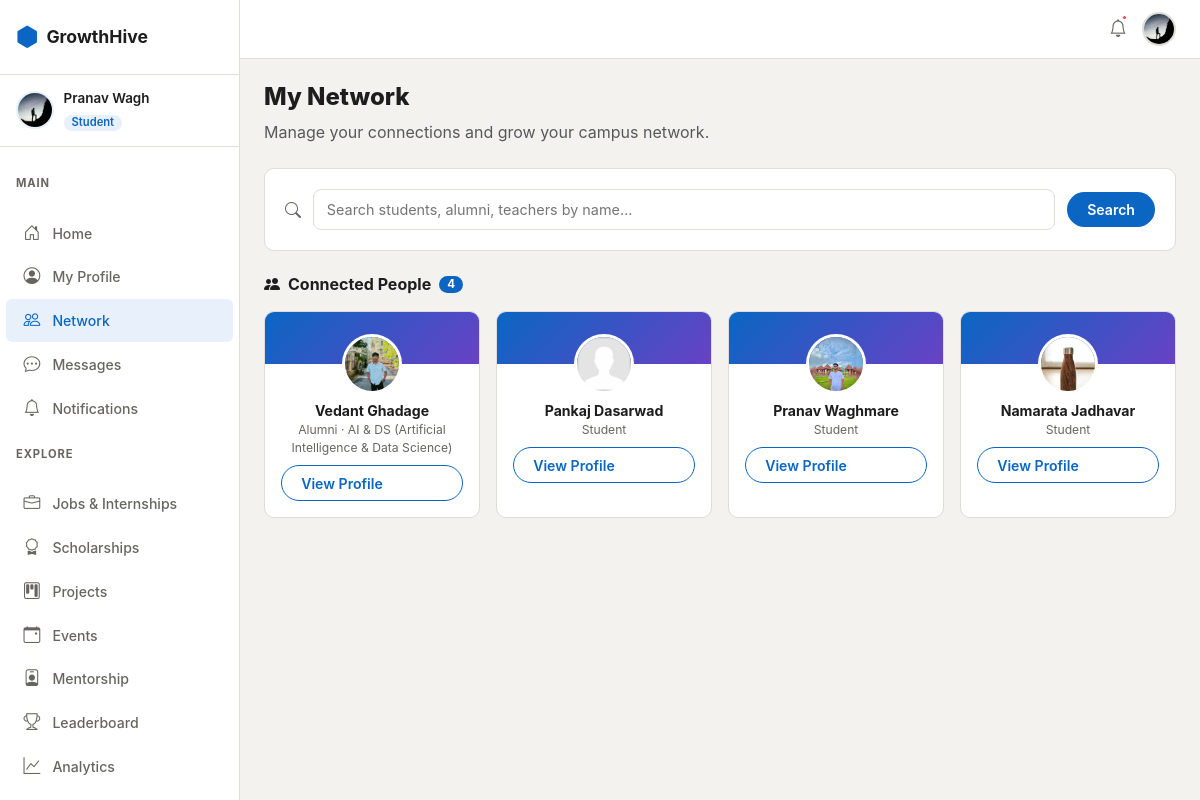
/connections/ (signed in), run on the app's committed database.
### apps/accounts/models.py (models this page shows, shortened)
class User(AbstractUser):
    class Role(models.TextChoices):
        STUDENT = 'student', 'Student'
        ALUMNI  = 'alumni',  'Alumni'
        TEACHER = 'teacher', 'Teacher'
    username   = None
    email      = models.EmailField(unique=True)
    first_name = models.CharField(max_length=50)
    last_name  = models.CharField(max_length=50)
    role = models.CharField(max_length=20, choices=Role.choices, default=Role.STUDENT)
    department = models.CharField(
        max_length=20,
        choices=DEPARTMENT_CHOICES,
        blank=True,
        default='',
    )
    is_email_verified = models.BooleanField(default=False)
    created_at = models.DateTimeField(auto_now_add=True)
    updated_at = models.DateTimeField(auto_now=True)
    USERNAME_FIELD  = 'email'
    REQUIRED_FIELDS = ['first_name', 'last_name']
    objects = UserManager()
    def get_full_name(self):
        return f'{self.first_name} {self.last_name}'.strip()
    @property
    def is_student(self):
        return self.role == self.Role.STUDENT

class Profile(models.Model):
    user = models.OneToOneField(User, on_delete=models.CASCADE, related_name='profile')
    bio    = models.TextField(max_length=500, blank=True)
    avatar = models.ImageField(upload_to='avatars/', blank=True, null=True)
    banner = models.ImageField(upload_to='banners/', blank=True, null=True)
    graduation_year = models.PositiveIntegerField(null=True, blank=True)
    current_year    = models.PositiveSmallIntegerField(null=True, blank=True)
    current_working_company = models.CharField(max_length=200, blank=True)
    working_domain          = models.CharField(max_length=200, blank=True)
    github_url   = models.URLField(blank=True)
    linkedin_url = models.URLField(blank=True)
    website      = models.URLField(blank=True)
    location     = models.CharField(max_length=100, blank=True)
    skills = models.ManyToManyField('Skill', through='UserSkill', blank=True)
    resume = models.FileField(upload_to='resumes/', blank=True, null=True)
    points      = models.PositiveIntegerField(default=0)
    streak_days = models.PositiveIntegerField(default=0)
    last_active = models.DateField(null=True, blank=True)
    is_open_to_work   = models.BooleanField(default=False)
    is_open_to_mentor = models.BooleanField(default=False)
    skill_embedding     = models.JSONField(null=True, blank=True)
    embedding_updated_at = models.DateTimeField(null=True, blank=True)
    created_at = models.DateTimeField(auto_now_add=True)
    updated_at = models.DateTimeField(auto_now=True)
    def get_avatar_url(self):
        if self.avatar:
            return self.avatar.url
        return '/static/images/default-avatar.png'

### apps/connections/models.py (models this page shows, shortened)
class Connection(models.Model):
    class Status(models.TextChoices):
        PENDING  = 'pending',  'Pending'
        ACCEPTED = 'accepted', 'Accepted'
        REJECTED = 'rejected', 'Rejected'
    sender   = models.ForeignKey(
        settings.AUTH_USER_MODEL,
        on_delete=models.CASCADE,
        related_name='sent_requests',
    )
    receiver = models.ForeignKey(
        settings.AUTH_USER_MODEL,
        on_delete=models.CASCADE,
        related_name='received_requests',
    )
    status     = models.CharField(
        max_length=20, choices=Status.choices, default=Status.PENDING
    )
    created_at = models.DateTimeField(auto_now_add=True)
    updated_at = models.DateTimeField(auto_now=True)
    class Meta:
        unique_together = ('sender', 'receiver')
        ordering = ['-created_at']
    @classmethod
    def accepted_ids_for(cls, user):
        qs = cls.objects.filter(
            models.Q(sender=user) | models.Q(receiver=user),
            status=cls.Status.ACCEPTED,
        ).values_list('sender_id', 'receiver_id')
        ids = set()
        for s, r in qs:
            ids.add(s if s != user.pk else r)
        return ids

### apps/connections/views.py (the view)
# urls.py: path('',                                  views.network_view,          name='network'),
@login_required
@verified_required
def network_view(request):
    user = request.user
    pending_received = Connection.objects.filter(
        receiver=user, status=Connection.Status.PENDING
    ).select_related('sender', 'sender__profile')
    pending_sent = Connection.objects.filter(
        sender=user, status=Connection.Status.PENDING
    ).values_list('receiver_id', flat=True)
    accepted = Connection.objects.filter(
        Q(sender=user) | Q(receiver=user),
        status=Connection.Status.ACCEPTED,
    ).select_related('sender', 'sender__profile', 'receiver', 'receiver__profile')
    connected_ids = Connection.accepted_ids_for(user)
    excluded_ids  = connected_ids | set(pending_sent) | {user.pk}
    suggestions = (
        User.objects
        .filter(is_active=True, is_email_verified=True)
        .exclude(pk__in=excluded_ids)
        .select_related('profile')
        .order_by('?')[:24]
    )
    return render(request, 'connections/network.html', {
        'pending_received': pending_received,
        'pending_sent_ids': set(pending_sent),
        'accepted':         accepted,
        'suggestions':      suggestions,
    })

### templates/connections/network.html (shortened to what this page needs)
{% extends 'base.html' %}
{% block content %}
<div class="gh-page-header">
  <h1>My Network</h1>
  <p class="text-muted">Manage your connections and grow your campus network.</p>
</div>
<div class="gh-card mb-4">
  <form method="get" action="{% url 'connections:search' %}" class="gh-people-search-form">
    <i class="bi bi-search"></i>
    <input type="text" name="q" placeholder="Search students, alumni, teachers by name…"
           class="gh-people-search-input"/>
    <button type="submit" class="btn gh-btn-primary">Search</button>
  </form>
</div>
<section class="mb-4">
  <h5 class="gh-section-title">
    <i class="bi bi-people-fill me-2"></i>
    Connected People
    <span class="gh-section-badge">{{ accepted.count }}</span>
  </h5>
  {% if accepted %}
  <div class="gh-people-grid">
    {% for conn in accepted %}
      {% if conn.sender == user %}
        {% with other=conn.receiver %}
        <div class="gh-people-card">
          <div class="gh-people-card-body">
            <a href="{% url 'accounts:profile_detail' other.pk %}">
              <img src="{{ other.profile.get_avatar_url }}" class="gh-people-avatar"/>
            </a>
            <a href="{% url 'accounts:profile_detail' other.pk %}" class="gh-people-name">
              {{ other.get_full_name }}
            </a>
            <span class="gh-people-role">{{ other.get_role_display }}
              {% if other.department %} · {{ other.get_department_display }}{% endif %}
            </span>
            <div class="gh-people-actions mt-2">
              <a href="{% url 'accounts:profile_detail' other.pk %}" class="btn gh-btn-outline w-100">View Profile</a>
            </div>
          </div>
        </div>
        {% endwith %}
      {% else %}
        {% with other=conn.sender %}
        <div class="gh-people-card">
          <div class="gh-people-card-body">
            <a href="{% url 'accounts:profile_detail' other.pk %}">
              <img src="{{ other.profile.get_avatar_url }}" class="gh-people-avatar"/>
            </a>
            <a href="{% url 'accounts:profile_detail' other.pk %}" class="gh-people-name">
              {{ other.get_full_name }}
            </a>
            <span class="gh-people-role">{{ other.get_role_display }}
            </span>
            <div class="gh-people-actions mt-2">
              <a href="{% url 'accounts:profile_detail' other.pk %}" class="btn gh-btn-outline w-100">View Profile</a>
            </div>
          </div>
        </div>
        {% endwith %}
      {% endif %}
    {% endfor %}
  </div>
  {% else %}
  <div class="gh-empty-state">
    <i class="bi bi-people"></i>
    <h5>No connections yet</h5>
    <p>Start connecting with people below!</p>
  </div>
  {% endif %}
</section>
{% endblock %}

### templates/base.html (shortened to what this page needs)
{% load static %}
<!DOCTYPE html>
<html lang="en" data-theme="light">
<head>
  <link rel="stylesheet" href="https://cdn.jsdelivr.net/npm/bootstrap@5.3.3/dist/css/bootstrap.min.css" />
  <link rel="stylesheet" href="https://cdn.jsdelivr.net/npm/bootstrap-icons@1.11.3/font/bootstrap-icons.min.css" />
  <link rel="stylesheet" href="{% static 'css/main.css' %}" />
</head>
<body>
  {% if user.is_authenticated %}
  <div class="gh-wrapper">
    <aside class="gh-sidebar" id="sidebar">
      <div class="gh-sidebar-logo">
        <a href="{% url 'accounts:dashboard' %}" class="gh-logo-link">
          <span class="gh-logo-icon"><i class="bi bi-hexagon-fill"></i></span>
          <span class="gh-logo-text">GrowthHive</span>
        </a>
      </div>
      <div class="gh-sidebar-user">
        <img src="{{ user.profile.get_avatar_url }}" class="gh-sidebar-avatar" alt="avatar" />
        <div class="gh-sidebar-user-info">
          <span class="gh-sidebar-name">{{ user.first_name }} {{ user.last_name }}</span>
          <span class="gh-sidebar-role badge">{{ user.get_role_display }}</span>
        </div>
      </div>
      <nav class="gh-nav">
        <p class="gh-nav-section">Main</p>
        <a href="{% url 'social:feed' %}"
          class="gh-nav-link {% if 'social' in request.resolver_match.app_name %}active{% endif %}">
          <i class="bi bi-house-door"></i><span>Home</span>
        </a>
        <a href="{% url 'accounts:profile' %}"
          class="gh-nav-link {% if request.resolver_match.url_name == 'profile' %}active{% endif %}">
          <i class="bi bi-person-circle"></i><span>My Profile</span>
        </a>
        <a href="{% url 'connections:network' %}"
          class="gh-nav-link {% if 'connections' in request.resolver_match.app_name %}active{% endif %}">
          <i class="bi bi-people"></i><span>Network</span>
        </a>
        <a href="{% url 'chat:inbox' %}"
          class="gh-nav-link {% if 'chat' in request.resolver_match.app_name %}active{% endif %}">
          <i class="bi bi-chat-dots"></i><span>Messages</span>
        </a>
        <a href="{% url 'notifications:list' %}"
          class="gh-nav-link {% if 'notifications' in request.resolver_match.app_name %}active{% endif %}">
          <i class="bi bi-bell"></i><span>Notifications</span>
        </a>
        <p class="gh-nav-section">Explore</p>
        <a href="{% url 'jobs:list' %}"
          class="gh-nav-link {% if 'jobs' in request.resolver_match.app_name %}active{% endif %}">
          <i class="bi bi-briefcase"></i><span>Jobs & Internships</span>
        </a>
        <a href="{% url 'scholarships:list' %}"
          class="gh-nav-link {% if 'scholarships' in request.resolver_match.app_name %}active{% endif %}">
          <i class="bi bi-award"></i><span>Scholarships</span>
        </a>
        <a href="{% url 'projects:list' %}"
          class="gh-nav-link {% if 'projects' in request.resolver_match.app_name %}active{% endif %}">
          <i class="bi bi-kanban"></i><span>Projects</span>
        </a>
        <a href="{% url 'events:list' %}"
          class="gh-nav-link {% if 'events' in request.resolver_match.app_name %}active{% endif %}">
          <i class="bi bi-calendar-event"></i><span>Events</span>
        </a>
        <a href="{% url 'mentorship:list' %}"
          class="gh-nav-link {% if 'mentorship' in request.resolver_match.app_name %}active{% endif %}">
          <i class="bi bi-person-badge"></i><span>Mentorship</span>
        </a>
        <a href="{% url 'gamification:leaderboard' %}"
          class="gh-nav-link {% if 'gamification' in request.resolver_match.app_name %}active{% endif %}">
          <i class="bi bi-trophy"></i><span>Leaderboard</span>
        </a>
        <a href="{% url 'analytics:dashboard' %}"
          class="gh-nav-link {% if 'analytics' in request.resolver_match.app_name %}active{% endif %}">
          <i class="bi bi-graph-up"></i><span>Analytics</span>
        </a>
        {% if user.is_student %}
        <p class="gh-nav-section">Students</p>
        {% endif %}
      </nav>
    </aside>
    <main class="gh-main">
      <div class="gh-topbar">
        <div class="gh-topbar-actions">
          <a href="{% url 'notifications:list' %}" class="gh-icon-btn" id="notifBtn" title="Notifications">
            <i class="bi bi-bell"></i>
            <span class="gh-notif-dot"></span>
          </a>
          <a href="{% url 'accounts:profile' %}" class="gh-topbar-avatar">
            <img src="{{ user.profile.get_avatar_url }}" alt="avatar" />
          </a>
        </div>
      </div>
      <div class="gh-content">
        {% block content %}{% endblock %}
      </div>
    </main>
  </div>
  {% endif %}
</body>
</html>

### data on the page
User: profile.get_avatar_url (picture), first_name "Pranav", last_name "Wagh", role "Student"
Connection: receiver.profile.get_avatar_url (picture), receiver.get_full_name "Vedant Ghadage", receiver.role "Alumni", receiver.department "AI & DS (Artificial Intelligence & Data Science)"
Connection: shows a picture, sender.get_full_name "Pankaj Dasarwad", sender.role "Student"
Connection: sender.profile.get_avatar_url (picture), sender.get_full_name "Pranav Waghmare", sender.role "Student"
Connection: receiver.profile.get_avatar_url (picture), receiver.get_full_name "Namarata Jadhavar", receiver.role "Student"

### other printed values
{{ accepted.count }} "4"
